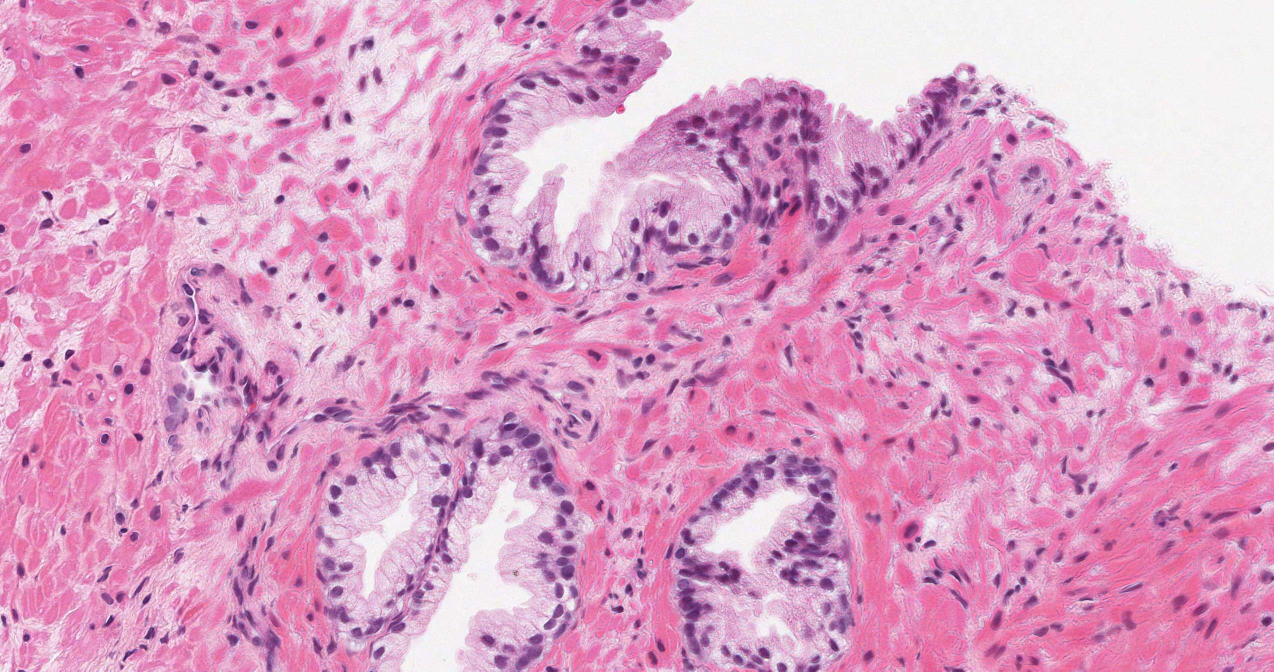
#> input picture data/training-data/78_RLM_YR4.jpg, 2548 x 1343 px, found by its file name (shown at 1/2 size)
$ python theano_data_prep.py   (Python 2 division)   (older library calls are emulated)
#> lines starting #> are read from the running program, lines starting #| are printed output that depends on the picture; after the words box and inside, x2 and y2 are one past the last pixel; in counts of white or black regions, pixels touching at a corner belong together
import numpy as np
import matplotlib.image as mpimg
import scipy.misc
import cPickle
import os

root = '/home/sanuj/Projects/'

def dump(x, y, f):
    x = np.array(x, dtype='uint8')
    y = np.array(y, dtype='uint8')
    data = {'x' : x, 'y' : y}
    if not os.path.exists(path):
        os.makedirs(path)
    fi = file(f + '.save', 'wb')
    cPickle.dump(data, fi, protocol=cPickle.HIGHEST_PROTOCOL)
    fi.close()

def rot(x):
    channel = x.shape[0]
    for i in range(channel):
        x[i] = np.rot90(x[i])

def flip(x):
    channel = x.shape[0]
    a = np.copy(x)
    for i in range(channel):
        a[i] = np.fliplr(a[i])
    return a

file_name = root + 'nuclei-net/data/training-data/78_RLM_YR4.jpg'
mask_name = root + 'nuclei-net/data/training-data/bm_78_RLM_YR4.png'
# file_name = root + 'nuclei-net/data/training-data/63_LLM_YR4.jpg'
# mask_name = root + 'nuclei-net/data/training-data/bm_63_LLM_YR4.png'
w = 55
p = (w-1)/2

im = mpimg.imread(file_name)
#> im is the input picture: shape (1343, 2548, 3); mean R, G, B 219.9, 159.1, 196.9
mask = mpimg.imread(mask_name).astype(int)
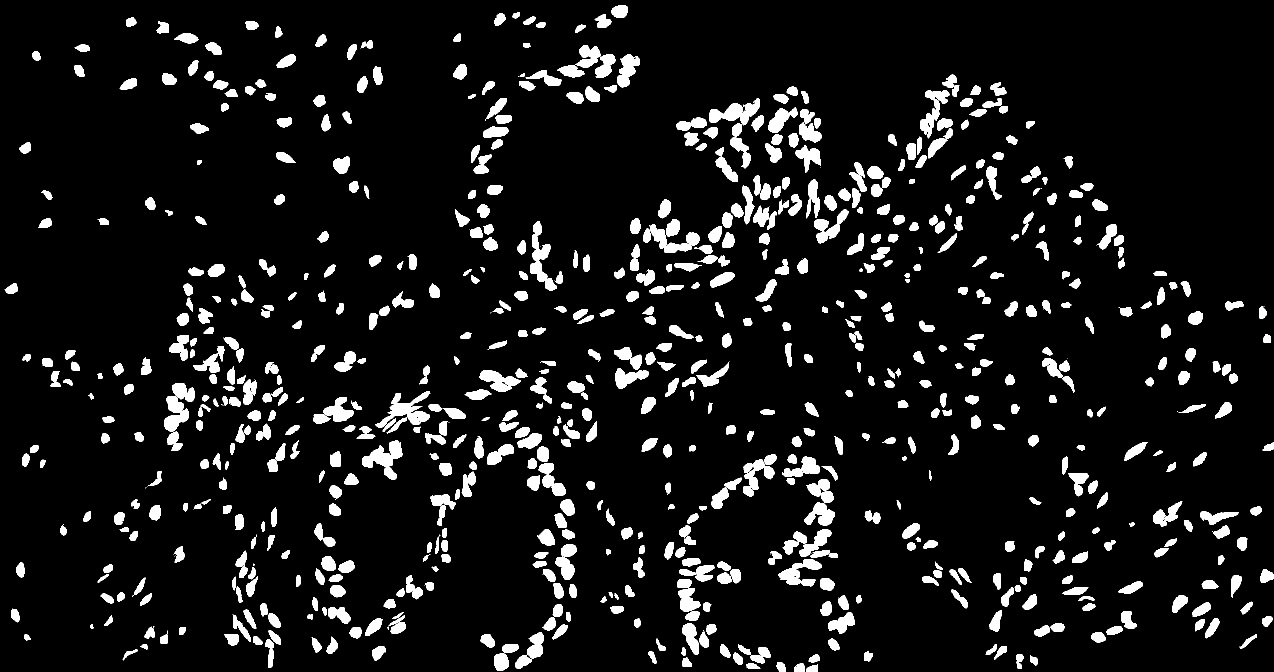
#> input picture data/training-data/bm_78_RLM_YR4.png, 2548 x 1343 px, found by its file name (shown at 1/2 size)
#> mask: shape (1343, 2548) int64; values 0 (black) and 1 (white), 8.7% white; 792 white regions (45 under 20 px), largest, box (x1, y1, x2, y2) and area: (750, 783, 861, 855) 2889, (724, 881, 805, 959) 2749, (1418, 196, 1520, 251) 2554
mask = mask/np.amax(mask)
height, width, channel = im.shape
#> height = 1343; width = 2548; channel = 3
image = []
for i in range(channel):
    image.append(im[:,:,i])
#> after the loop, image = 3 items
image = np.array(image)
image = np.pad(image, ((0,0),(p,p),(p,p)), 'constant', constant_values=255)
mask = np.pad(mask, p, 'constant') # default constant_values=0
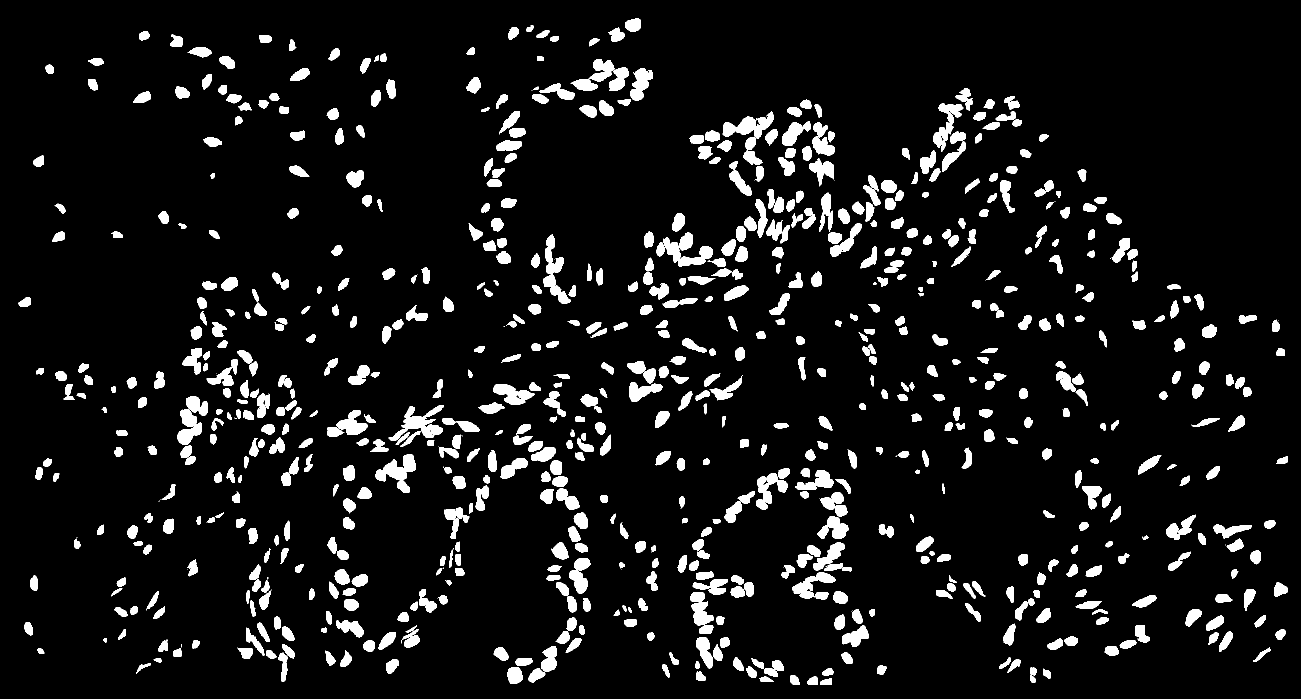
#> mask: shape (1397, 2602) int64 (shown at 1/2 size); values 0 (black) and 1 (white), 8.2% white; 792 white regions (45 under 20 px), largest, box (x1, y1, x2, y2) and area: (777, 810, 888, 882) 2889, (751, 908, 832, 986) 2749, (1445, 223, 1547, 278) 2554

path = root + 'nuclei-net/data/training-data/78_RLM_YR4_33_pkl/78_RLM_YR4_'
x = []
y = []
h = 0;
for i in range(p, p+height):
    for j in range(p, p+width):
        if not (image[0,i,j] >= 220 and image[1,i,j] >= 220 and image[2,i,j] >= 220):
            temp_x = image[:, i-p:i+p+1, j-p:j+p+1]
            x.append(temp_x)
            y.append(mask[i,j])
            if mask[i,j] == 1:
                x.append(flip(temp_x))
                y.append(mask[i,j])
                rot(temp_x)
                x.append(temp_x)
                y.append(mask[i,j])
                x.append(flip(temp_x))
                y.append(mask[i,j])
                rot(temp_x)
                x.append(temp_x)
                y.append(mask[i,j])
                x.append(flip(temp_x))
                y.append(mask[i,j])
                rot(temp_x)
                x.append(temp_x)
                y.append(mask[i,j])
                x.append(flip(temp_x))
                y.append(mask[i,j])

            if len(x) >= 100000:
#> (the run stopped early here; a loop or call above may not have finished)
